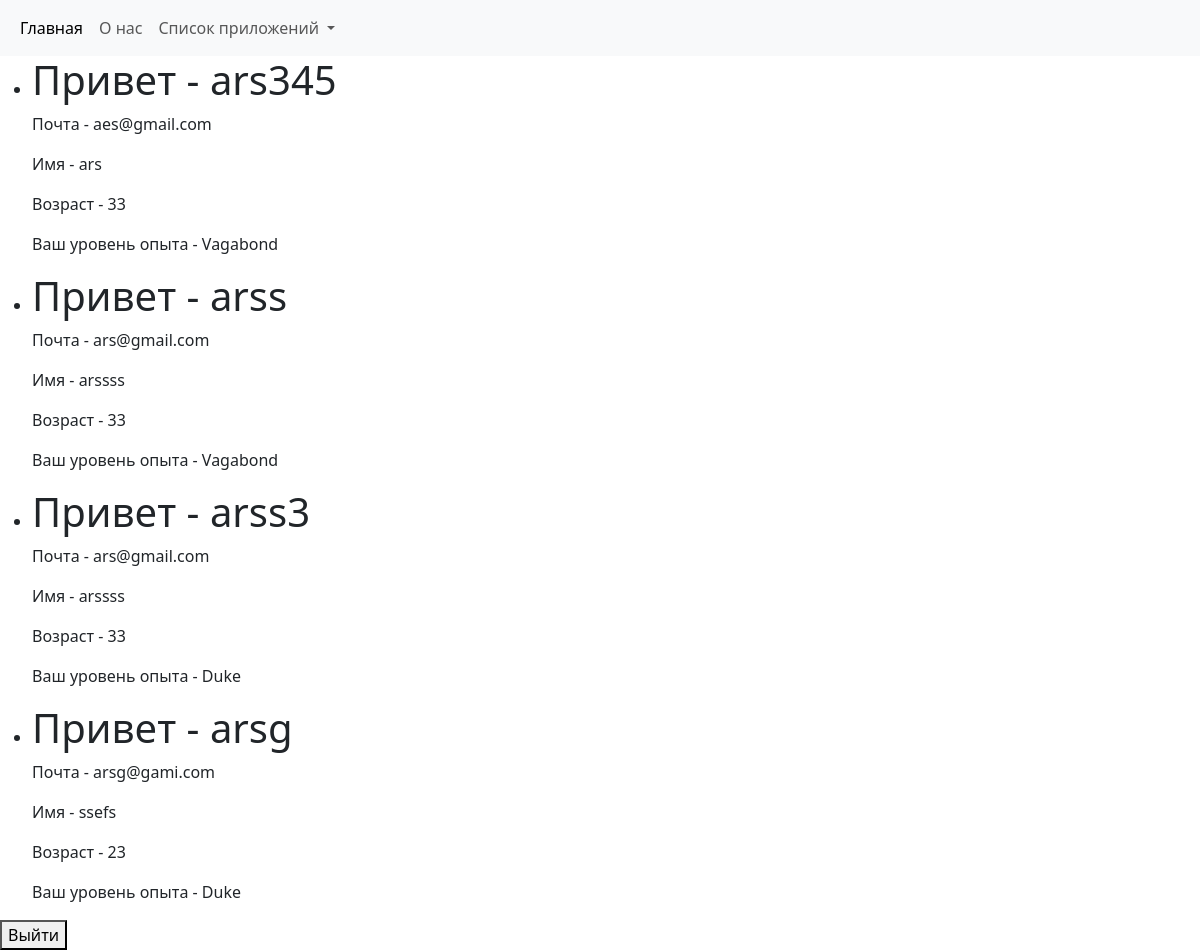
/user_list/, run on an earlier commit of the app's database.
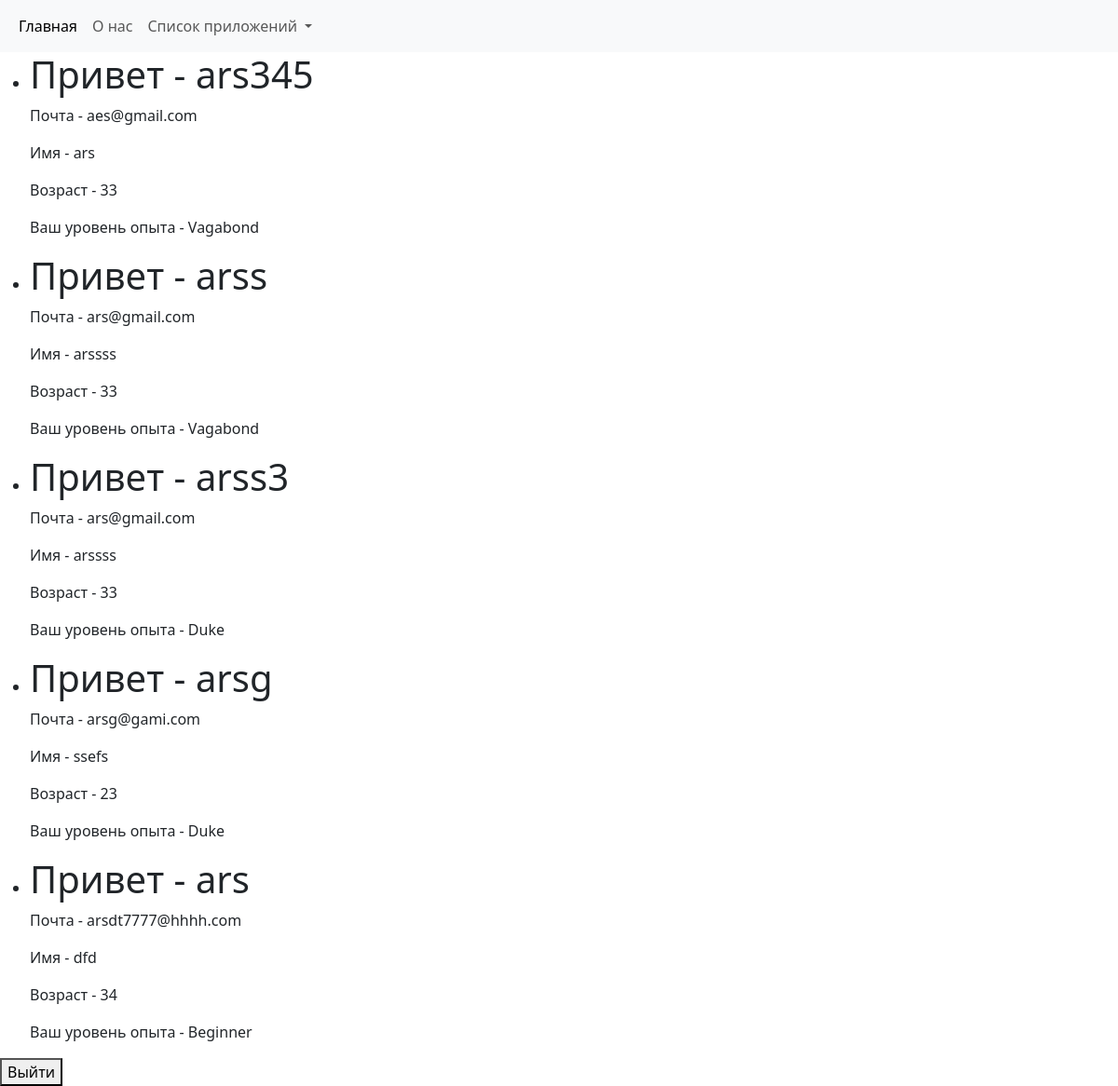
And on a later commit of the database.
### users/models.py (models this page shows)
class CustomUser(User):
    GENDER = (("Male", "Male"), ("Female", "Female"))
    name = models.CharField(max_length=100)
    surname = models.CharField(max_length=100)
    phone = models.CharField(max_length=14, default="+996")
    age = models.PositiveIntegerField(
        default=18, validators=[MinValueValidator(10), MaxValueValidator(90)]
    )
    gender = models.CharField(max_length=10, choices=GENDER)
    experience = models.PositiveIntegerField(default=0)
    telegram = models.CharField(max_length=50, default="@")
    club = models.CharField(max_length=100, default="Vagabond")

### users/views.py (the view)
# urls.py: path("user_list/", views.UserList.as_view(), name="list"),
class UserList(ListView):
    template_name = "users/list.html"
    model = models.CustomUser
    def get_queryset(self):
        return self.model.objects.all()
    def get_context_data(self, **kwargs):
        context = super().get_context_data(**kwargs)
        context["club"] = getattr(self.request, "club", "Без опыта")
        return context

### templates/users/list.html (shortened to what this page needs)
{% include 'header.html'%}
<head>
</head>
<body>
<div>
    <ul>
        {% for i in object_list %}
                <li>
                <h1>Привет - {{ i.username }}</h1>
                <p>Почта - {{ i.email }}</p>
                <p>Имя - {{ i.name }}</p>
                <p>Возраст - {{ i.age }}</p>
                {% if i.club %}
                <p>Ваш уровень опыта - {{ i.club }}</p>
                {% else %}
                <p>Опыт не определен</p>
                {% endif %}
                 </li>
        {% endfor %}
    </ul>
<form action="{% url 'users:login' %}" method="POST">
    <button type="submit">Выйти</button>
</form>
</div>
</body>
</html>

What changed in the data, as far as the page shows it:
added CustomUser: username "ars", email "arsdt7777@hhhh.com", name "dfd", age "34", club "Beginner"
